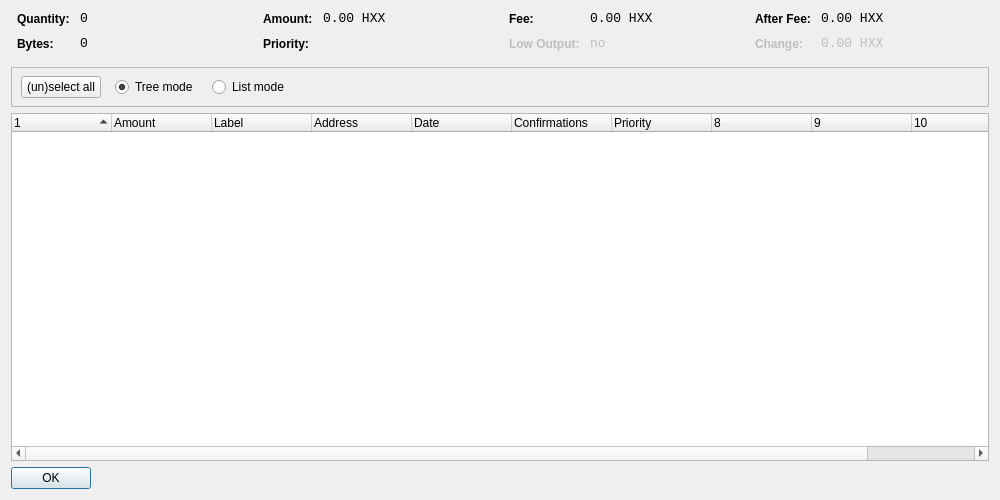
<?xml version="1.0" encoding="UTF-8"?>
<ui version="4.0">
 <class>CoinControlDialog</class>
 <widget class="QDialog" name="CoinControlDialog">
  <property name="geometry">
   <rect>
    <x>0</x>
    <y>0</y>
    <width>1000</width>
    <height>500</height>
   </rect>
  </property>
  <property name="windowTitle">
   <string>Coin Control</string>
  </property>
  <layout class="QVBoxLayout" name="verticalLayout">
   <item>
    <layout class="QHBoxLayout" name="horizontalLayoutTop" stretch="0,0,0,0">
     <property name="topMargin">
      <number>0</number>
     </property>
     <property name="bottomMargin">
      <number>10</number>
     </property>
     <item>
      <layout class="QFormLayout" name="formLayoutCoinControl1">
       <property name="horizontalSpacing">
        <number>10</number>
       </property>
       <property name="verticalSpacing">
        <number>10</number>
       </property>
       <property name="leftMargin">
        <number>6</number>
       </property>
       <property name="rightMargin">
        <number>6</number>
       </property>
       <item row="0" column="0">
        <widget class="QLabel" name="labelCoinControlQuantityText">
         <property name="styleSheet">
          <string notr="true">font-weight:bold;</string>
         </property>
         <property name="text">
          <string>Quantity:</string>
         </property>
        </widget>
       </item>
       <item row="0" column="1">
        <widget class="QLabel" name="labelCoinControlQuantity">
         <property name="font">
          <font>
           <family>Monospace</family>
           <pointsize>10</pointsize>
          </font>
         </property>
         <property name="cursor">
          <cursorShape>IBeamCursor</cursorShape>
         </property>
         <property name="contextMenuPolicy">
          <enum>Qt::ActionsContextMenu</enum>
         </property>
         <property name="text">
          <string notr="true">0</string>
         </property>
         <property name="textInteractionFlags">
          <set>Qt::LinksAccessibleByMouse|Qt::TextSelectableByKeyboard|Qt::TextSelectableByMouse</set>
         </property>
        </widget>
       </item>
       <item row="1" column="0">
        <widget class="QLabel" name="labelCoinControlBytesText">
         <property name="styleSheet">
          <string notr="true">font-weight:bold;</string>
         </property>
         <property name="text">
          <string>Bytes:</string>
         </property>
        </widget>
       </item>
       <item row="1" column="1">
        <widget class="QLabel" name="labelCoinControlBytes">
         <property name="font">
          <font>
           <family>Monospace</family>
           <pointsize>10</pointsize>
          </font>
         </property>
         <property name="cursor">
          <cursorShape>IBeamCursor</cursorShape>
         </property>
         <property name="contextMenuPolicy">
          <enum>Qt::ActionsContextMenu</enum>
         </property>
         <property name="text">
          <string notr="true">0</string>
         </property>
         <property name="textInteractionFlags">
          <set>Qt::LinksAccessibleByMouse|Qt::TextSelectableByKeyboard|Qt::TextSelectableByMouse</set>
         </property>
        </widget>
       </item>
      </layout>
     </item>
     <item>
      <layout class="QFormLayout" name="formLayoutCoinControl2">
       <property name="horizontalSpacing">
        <number>10</number>
       </property>
       <property name="verticalSpacing">
        <number>10</number>
       </property>
       <property name="leftMargin">
        <number>6</number>
       </property>
       <property name="rightMargin">
        <number>6</number>
       </property>
       <item row="0" column="0">
        <widget class="QLabel" name="labelCoinControlAmountText">
         <property name="styleSheet">
          <string notr="true">font-weight:bold;</string>
         </property>
         <property name="text">
          <string>Amount:</string>
         </property>
        </widget>
       </item>
       <item row="0" column="1">
        <widget class="QLabel" name="labelCoinControlAmount">
         <property name="font">
          <font>
           <family>Monospace</family>
           <pointsize>10</pointsize>
          </font>
         </property>
         <property name="cursor">
          <cursorShape>IBeamCursor</cursorShape>
         </property>
         <property name="contextMenuPolicy">
          <enum>Qt::ActionsContextMenu</enum>
         </property>
         <property name="text">
          <string notr="true">0.00 HXX</string>
         </property>
         <property name="textInteractionFlags">
          <set>Qt::LinksAccessibleByMouse|Qt::TextSelectableByKeyboard|Qt::TextSelectableByMouse</set>
         </property>
        </widget>
       </item>
       <item row="1" column="0">
        <widget class="QLabel" name="labelCoinControlPriorityText">
         <property name="styleSheet">
          <string notr="true">font-weight:bold;</string>
         </property>
         <property name="text">
          <string>Priority:</string>
         </property>
        </widget>
       </item>
       <item row="1" column="1">
        <widget class="QLabel" name="labelCoinControlPriority">
         <property name="font">
          <font>
           <family>Monospace</family>
           <pointsize>10</pointsize>
          </font>
         </property>
         <property name="cursor">
          <cursorShape>IBeamCursor</cursorShape>
         </property>
         <property name="contextMenuPolicy">
          <enum>Qt::ActionsContextMenu</enum>
         </property>
         <property name="text">
          <string/>
         </property>
         <property name="textInteractionFlags">
          <set>Qt::LinksAccessibleByMouse|Qt::TextSelectableByKeyboard|Qt::TextSelectableByMouse</set>
         </property>
        </widget>
       </item>
      </layout>
     </item>
     <item>
      <layout class="QFormLayout" name="formLayoutCoinControl3">
       <property name="horizontalSpacing">
        <number>10</number>
       </property>
       <property name="verticalSpacing">
        <number>10</number>
       </property>
       <property name="leftMargin">
        <number>6</number>
       </property>
       <property name="rightMargin">
        <number>6</number>
       </property>
       <item row="0" column="0">
        <widget class="QLabel" name="labelCoinControlFeeText">
         <property name="styleSheet">
          <string notr="true">font-weight:bold;</string>
         </property>
         <property name="text">
          <string>Fee:</string>
         </property>
        </widget>
       </item>
       <item row="0" column="1">
        <widget class="QLabel" name="labelCoinControlFee">
         <property name="font">
          <font>
           <family>Monospace</family>
           <pointsize>10</pointsize>
          </font>
         </property>
         <property name="cursor">
          <cursorShape>IBeamCursor</cursorShape>
         </property>
         <property name="contextMenuPolicy">
          <enum>Qt::ActionsContextMenu</enum>
         </property>
         <property name="text">
          <string notr="true">0.00 HXX</string>
         </property>
         <property name="textInteractionFlags">
          <set>Qt::LinksAccessibleByMouse|Qt::TextSelectableByKeyboard|Qt::TextSelectableByMouse</set>
         </property>
        </widget>
       </item>
       <item row="1" column="0">
        <widget class="QLabel" name="labelCoinControlLowOutputText">
         <property name="enabled">
          <bool>false</bool>
         </property>
         <property name="styleSheet">
          <string notr="true">font-weight:bold;</string>
         </property>
         <property name="text">
          <string>Low Output:</string>
         </property>
        </widget>
       </item>
       <item row="1" column="1">
        <widget class="QLabel" name="labelCoinControlLowOutput">
         <property name="enabled">
          <bool>false</bool>
         </property>
         <property name="font">
          <font>
           <family>Monospace</family>
           <pointsize>10</pointsize>
          </font>
         </property>
         <property name="cursor">
          <cursorShape>IBeamCursor</cursorShape>
         </property>
         <property name="contextMenuPolicy">
          <enum>Qt::ActionsContextMenu</enum>
         </property>
         <property name="text">
          <string notr="true">no</string>
         </property>
         <property name="textInteractionFlags">
          <set>Qt::LinksAccessibleByMouse|Qt::TextSelectableByKeyboard|Qt::TextSelectableByMouse</set>
         </property>
        </widget>
       </item>
      </layout>
     </item>
     <item>
      <layout class="QFormLayout" name="formLayoutCoinControl4">
       <property name="horizontalSpacing">
        <number>10</number>
       </property>
       <property name="verticalSpacing">
        <number>10</number>
       </property>
       <property name="leftMargin">
        <number>6</number>
       </property>
       <property name="rightMargin">
        <number>6</number>
       </property>
       <item row="0" column="0">
        <widget class="QLabel" name="labelCoinControlAfterFeeText">
         <property name="styleSheet">
          <string notr="true">font-weight:bold;</string>
         </property>
         <property name="text">
          <string>After Fee:</string>
         </property>
        </widget>
       </item>
       <item row="0" column="1">
        <widget class="QLabel" name="labelCoinControlAfterFee">
         <property name="font">
          <font>
           <family>Monospace</family>
           <pointsize>10</pointsize>
          </font>
         </property>
         <property name="cursor">
          <cursorShape>IBeamCursor</cursorShape>
         </property>
         <property name="contextMenuPolicy">
          <enum>Qt::ActionsContextMenu</enum>
         </property>
         <property name="text">
          <string notr="true">0.00 HXX</string>
         </property>
         <property name="textInteractionFlags">
          <set>Qt::LinksAccessibleByMouse|Qt::TextSelectableByKeyboard|Qt::TextSelectableByMouse</set>
         </property>
        </widget>
       </item>
       <item row="1" column="0">
        <widget class="QLabel" name="labelCoinControlChangeText">
         <property name="enabled">
          <bool>false</bool>
         </property>
         <property name="styleSheet">
          <string notr="true">font-weight:bold;</string>
         </property>
         <property name="text">
          <string>Change:</string>
         </property>
        </widget>
       </item>
       <item row="1" column="1">
        <widget class="QLabel" name="labelCoinControlChange">
         <property name="enabled">
          <bool>false</bool>
         </property>
         <property name="font">
          <font>
           <family>Monospace</family>
           <pointsize>10</pointsize>
          </font>
         </property>
         <property name="cursor">
          <cursorShape>IBeamCursor</cursorShape>
         </property>
         <property name="contextMenuPolicy">
          <enum>Qt::ActionsContextMenu</enum>
         </property>
         <property name="text">
          <string notr="true">0.00 HXX</string>
         </property>
         <property name="textInteractionFlags">
          <set>Qt::LinksAccessibleByMouse|Qt::TextSelectableByKeyboard|Qt::TextSelectableByMouse</set>
         </property>
        </widget>
       </item>
      </layout>
     </item>
    </layout>
   </item>
   <item>
    <widget class="QFrame" name="frame">
     <property name="minimumSize">
      <size>
       <width>0</width>
       <height>40</height>
      </size>
     </property>
     <property name="frameShape">
      <enum>QFrame::StyledPanel</enum>
     </property>
     <property name="frameShadow">
      <enum>QFrame::Sunken</enum>
     </property>
     <widget class="QWidget" name="horizontalLayoutWidget">
      <property name="geometry">
       <rect>
        <x>10</x>
        <y>0</y>
        <width>781</width>
        <height>41</height>
       </rect>
      </property>
      <layout class="QHBoxLayout" name="horizontalLayoutPanel" stretch="0,0,0,0,0">
       <property name="spacing">
        <number>14</number>
       </property>
       <item>
        <widget class="QPushButton" name="pushButtonSelectAll">
         <property name="sizePolicy">
          <sizepolicy hsizetype="Maximum" vsizetype="Fixed">
           <horstretch>0</horstretch>
           <verstretch>0</verstretch>
          </sizepolicy>
         </property>
         <property name="text">
          <string>(un)select all</string>
         </property>
        </widget>
       </item>
       <item>
        <widget class="QRadioButton" name="radioTreeMode">
         <property name="sizePolicy">
          <sizepolicy hsizetype="Maximum" vsizetype="Fixed">
           <horstretch>0</horstretch>
           <verstretch>0</verstretch>
          </sizepolicy>
         </property>
         <property name="text">
          <string>Tree mode</string>
         </property>
         <property name="checked">
          <bool>true</bool>
         </property>
        </widget>
       </item>
       <item>
        <widget class="QRadioButton" name="radioListMode">
         <property name="sizePolicy">
          <sizepolicy hsizetype="Maximum" vsizetype="Fixed">
           <horstretch>0</horstretch>
           <verstretch>0</verstretch>
          </sizepolicy>
         </property>
         <property name="text">
          <string>List mode</string>
         </property>
        </widget>
       </item>
       <item>
        <spacer name="horizontalSpacer">
         <property name="orientation">
          <enum>Qt::Horizontal</enum>
         </property>
         <property name="sizeHint" stdset="0">
          <size>
           <width>40</width>
           <height>20</height>
          </size>
         </property>
        </spacer>
       </item>
      </layout>
     </widget>
    </widget>
   </item>
   <item>
    <widget class="CoinControlTreeWidget" name="treeWidget">
     <property name="contextMenuPolicy">
      <enum>Qt::CustomContextMenu</enum>
     </property>
     <property name="sortingEnabled">
      <bool>false</bool>
     </property>
     <property name="columnCount">
      <number>11</number>
     </property>
     <attribute name="headerShowSortIndicator" stdset="0">
      <bool>true</bool>
     </attribute>
     <attribute name="headerStretchLastSection">
      <bool>false</bool>
     </attribute>
     <column>
      <property name="text">
       <string/>
      </property>
     </column>
     <column>
      <property name="text">
       <string>Amount</string>
      </property>
     </column>
     <column>
      <property name="text">
       <string>Label</string>
      </property>
     </column>
     <column>
      <property name="text">
       <string>Address</string>
      </property>
     </column>
     <column>
      <property name="text">
       <string>Date</string>
      </property>
     </column>
     <column>
      <property name="text">
       <string>Confirmations</string>
      </property>
      <property name="toolTip">
       <string>Confirmed</string>
      </property>
     </column>
     <column>
      <property name="text">
       <string>Priority</string>
      </property>
     </column>
     <column>
      <property name="text">
       <string/>
      </property>
     </column>
     <column>
      <property name="text">
       <string/>
      </property>
     </column>
     <column>
      <property name="text">
       <string/>
      </property>
     </column>
     <column>
      <property name="text">
       <string/>
      </property>
     </column>
    </widget>
   </item>
   <item>
    <widget class="QDialogButtonBox" name="buttonBox">
     <property name="sizePolicy">
      <sizepolicy hsizetype="Maximum" vsizetype="Fixed">
       <horstretch>0</horstretch>
       <verstretch>0</verstretch>
      </sizepolicy>
     </property>
     <property name="orientation">
      <enum>Qt::Horizontal</enum>
     </property>
     <property name="standardButtons">
      <set>QDialogButtonBox::Ok</set>
     </property>
    </widget>
   </item>
  </layout>
 </widget>
 <customwidgets>
  <customwidget>
   <class>CoinControlTreeWidget</class>
   <extends>QTreeWidget</extends>
   <header>coincontroltreewidget.h</header>
  </customwidget>
 </customwidgets>
 <resources/>
 <connections/>
</ui>
